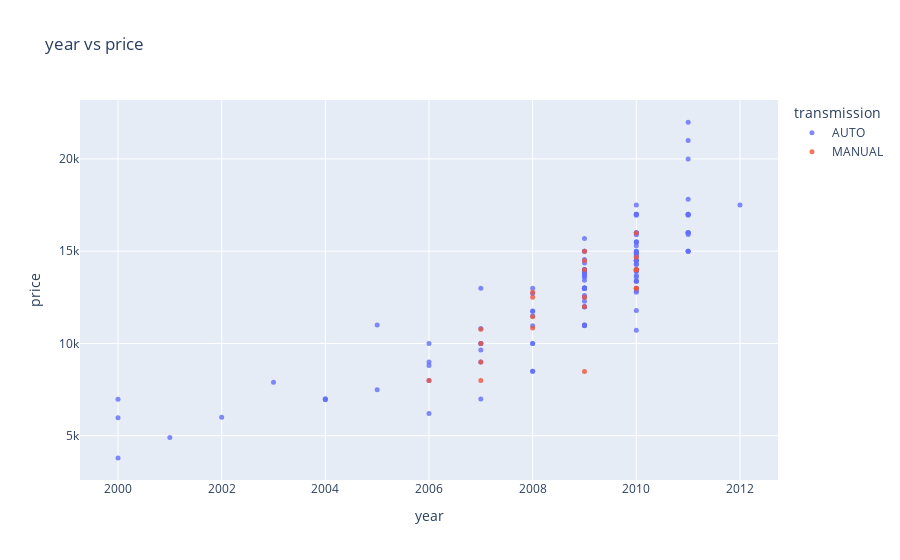

Notebook code for this chart:
### Code cell
fig = px.scatter(cars_df, 
                 x='year', 
                 y='price', 
                 color='transmission', 
                 opacity=0.8, 
                 hover_data=['mileage'], 
                 title='year vs price')
fig.update_traces(marker_size=5)
fig.show()
